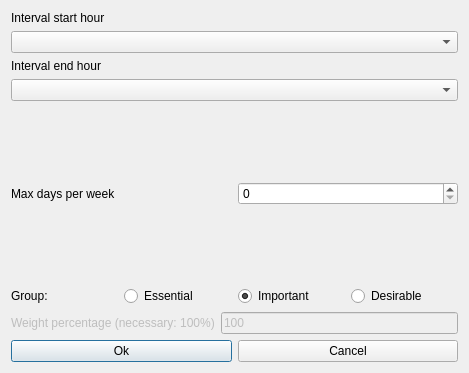
<?xml version="1.0" encoding="UTF-8"?>
<ui version="4.0">
 <class>ModifyConstraintStudentsIntervalMaxDaysPerWeekForm_template</class>
 <widget class="QDialog" name="ModifyConstraintStudentsIntervalMaxDaysPerWeekForm_template">
  <property name="geometry">
   <rect>
    <x>0</x>
    <y>0</y>
    <width>469</width>
    <height>373</height>
   </rect>
  </property>
  <property name="windowTitle">
   <string extracomment="This is the title of the dialog to modify a constraint of this type">Modify students interval max days per week</string>
  </property>
  <layout class="QVBoxLayout" name="verticalLayout">
   <item>
    <layout class="QVBoxLayout">
     <item>
      <widget class="QLabel" name="startTextLabel">
       <property name="frameShape">
        <enum>QFrame::NoFrame</enum>
       </property>
       <property name="frameShadow">
        <enum>QFrame::Plain</enum>
       </property>
       <property name="text">
        <string>Interval start hour</string>
       </property>
       <property name="wordWrap">
        <bool>false</bool>
       </property>
      </widget>
     </item>
     <item>
      <widget class="QComboBox" name="startHourComboBox">
       <property name="editable">
        <bool>false</bool>
       </property>
       <property name="insertPolicy">
        <enum>QComboBox::NoInsert</enum>
       </property>
       <property name="autoCompletion">
        <bool>false</bool>
       </property>
       <property name="duplicatesEnabled">
        <bool>false</bool>
       </property>
      </widget>
     </item>
    </layout>
   </item>
   <item>
    <layout class="QVBoxLayout">
     <item>
      <widget class="QLabel" name="endTextLabel">
       <property name="frameShape">
        <enum>QFrame::NoFrame</enum>
       </property>
       <property name="frameShadow">
        <enum>QFrame::Plain</enum>
       </property>
       <property name="text">
        <string>Interval end hour</string>
       </property>
       <property name="wordWrap">
        <bool>false</bool>
       </property>
      </widget>
     </item>
     <item>
      <widget class="QComboBox" name="endHourComboBox">
       <property name="editable">
        <bool>false</bool>
       </property>
       <property name="insertPolicy">
        <enum>QComboBox::NoInsert</enum>
       </property>
       <property name="autoCompletion">
        <bool>false</bool>
       </property>
       <property name="duplicatesEnabled">
        <bool>false</bool>
       </property>
      </widget>
     </item>
    </layout>
   </item>
   <item>
    <spacer name="spacer8">
     <property name="orientation">
      <enum>Qt::Vertical</enum>
     </property>
     <property name="sizeType">
      <enum>QSizePolicy::Expanding</enum>
     </property>
     <property name="sizeHint" stdset="0">
      <size>
       <width>20</width>
       <height>31</height>
      </size>
     </property>
    </spacer>
   </item>
   <item>
    <layout class="QHBoxLayout">
     <item>
      <widget class="QLabel" name="maxDaysTextLabel">
       <property name="frameShape">
        <enum>QFrame::NoFrame</enum>
       </property>
       <property name="frameShadow">
        <enum>QFrame::Plain</enum>
       </property>
       <property name="text">
        <string>Max days per week</string>
       </property>
       <property name="wordWrap">
        <bool>false</bool>
       </property>
      </widget>
     </item>
     <item>
      <widget class="QSpinBox" name="maxDaysSpinBox"/>
     </item>
    </layout>
   </item>
   <item>
    <spacer name="spacer7">
     <property name="orientation">
      <enum>Qt::Vertical</enum>
     </property>
     <property name="sizeType">
      <enum>QSizePolicy::Expanding</enum>
     </property>
     <property name="sizeHint" stdset="0">
      <size>
       <width>20</width>
       <height>31</height>
      </size>
     </property>
    </spacer>
   </item>
   <item>
    <layout class="QHBoxLayout" name="horizontalLayout_4">
     <item>
      <widget class="QLabel" name="groupTextLabel">
       <property name="text">
        <string>Group:</string>
       </property>
      </widget>
     </item>
     <item>
      <widget class="QRadioButton" name="essentialRadioButton">
       <property name="text">
        <string>Essential</string>
       </property>
      </widget>
     </item>
     <item>
      <widget class="QRadioButton" name="importantRadioButton">
       <property name="text">
        <string>Important</string>
       </property>
       <property name="checked">
        <bool>true</bool>
       </property>
      </widget>
     </item>
     <item>
      <widget class="QRadioButton" name="desirableRadioButton">
       <property name="text">
        <string>Desirable</string>
       </property>
      </widget>
     </item>
    </layout>
   </item>
   <item>
    <layout class="QHBoxLayout">
     <item>
      <widget class="QLabel" name="weightTextLabel">
       <property name="enabled">
        <bool>false</bool>
       </property>
       <property name="frameShape">
        <enum>QFrame::NoFrame</enum>
       </property>
       <property name="frameShadow">
        <enum>QFrame::Plain</enum>
       </property>
       <property name="text">
        <string>Weight percentage (necessary: 100%)</string>
       </property>
       <property name="wordWrap">
        <bool>false</bool>
       </property>
      </widget>
     </item>
     <item>
      <widget class="QLineEdit" name="weightLineEdit">
       <property name="enabled">
        <bool>false</bool>
       </property>
       <property name="text">
        <string notr="true">100</string>
       </property>
      </widget>
     </item>
    </layout>
   </item>
   <item>
    <layout class="QHBoxLayout">
     <item>
      <widget class="QPushButton" name="okPushButton">
       <property name="text">
        <string>Ok</string>
       </property>
      </widget>
     </item>
     <item>
      <widget class="QPushButton" name="cancelPushButton">
       <property name="text">
        <string>Cancel</string>
       </property>
      </widget>
     </item>
    </layout>
   </item>
  </layout>
 </widget>
 <layoutdefault spacing="6" margin="11"/>
 <resources/>
 <connections/>
</ui>
